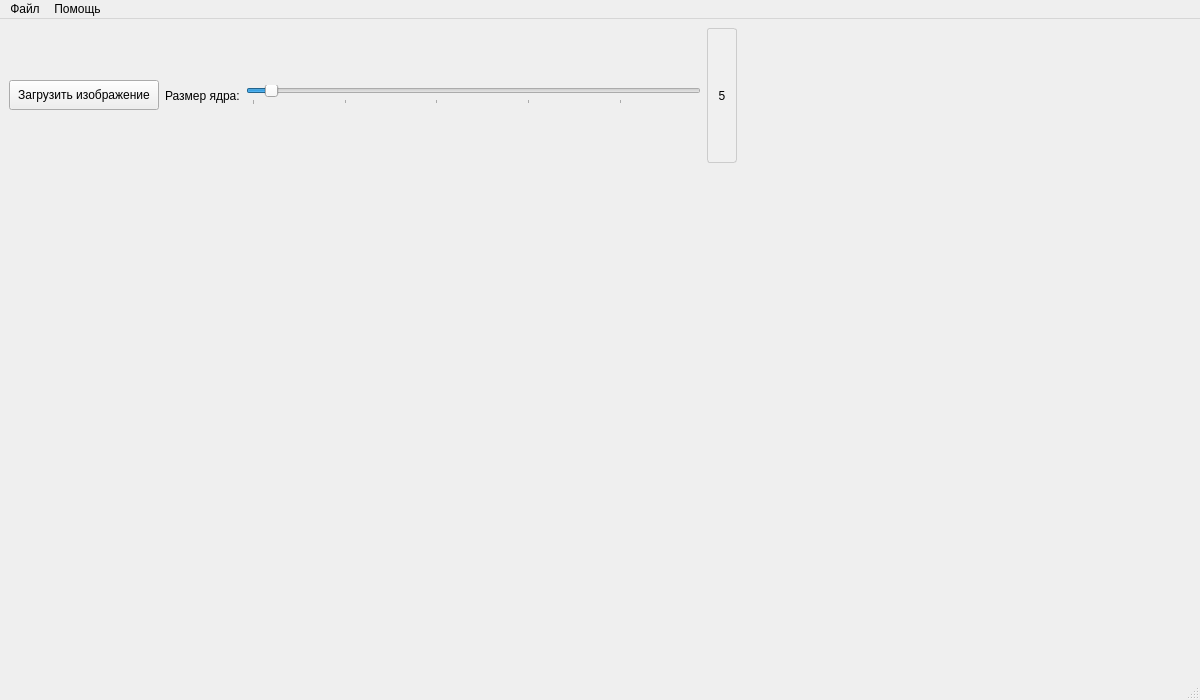
<?xml version="1.0" encoding="UTF-8"?>
<ui version="4.0">
 <class>MainWindow</class>
 <widget class="QMainWindow" name="MainWindow">
  <property name="geometry">
   <rect>
    <x>0</x>
    <y>0</y>
    <width>1200</width>
    <height>700</height>
   </rect>
  </property>
  <property name="windowTitle">
   <string>Свертка изображений с RGB ядром на GPU</string>
  </property>
  <widget class="QWidget" name="centralwidget">
   <layout class="QVBoxLayout" name="verticalLayout">
    <item>
     <layout class="QHBoxLayout" name="horizontalLayout">
      <item>
       <widget class="QPushButton" name="loadButton">
        <property name="text">
         <string>Загрузить изображение</string>
        </property>
        <property name="minimumSize">
         <size>
          <width>150</width>
          <height>30</height>
         </size>
        </property>
       </widget>
      </item>
      <item>
       <widget class="QLabel" name="label">
        <property name="text">
         <string>Размер ядра:</string>
        </property>
       </widget>
      </item>
      <item>
       <widget class="QSlider" name="kernelSizeSlider">
        <property name="minimum">
         <number>3</number>
        </property>
        <property name="maximum">
         <number>51</number>
        </property>
        <property name="singleStep">
         <number>2</number>
        </property>
        <property name="pageStep">
         <number>10</number>
        </property>
        <property name="value">
         <number>5</number>
        </property>
        <property name="orientation">
         <enum>Qt::Horizontal</enum>
        </property>
        <property name="tickPosition">
         <enum>QSlider::TicksBelow</enum>
        </property>
        <property name="tickInterval">
         <number>10</number>
        </property>
       </widget>
      </item>
      <item>
       <widget class="QLabel" name="kernelSizeLabel">
        <property name="minimumSize">
         <size>
          <width>30</width>
          <height>0</height>
         </size>
        </property>
        <property name="text">
         <string>5</string>
        </property>
        <property name="alignment">
         <set>Qt::AlignCenter</set>
        </property>
        <property name="styleSheet">
         <string notr="true">background-color: #f0f0f0; border: 1px solid #ccc; border-radius: 3px; padding: 2px;</string>
        </property>
       </widget>
      </item>
      <item>
       <spacer name="horizontalSpacer">
        <property name="orientation">
         <enum>Qt::Horizontal</enum>
        </property>
        <property name="sizeHint" stdset="0">
         <size>
          <width>40</width>
          <height>20</height>
         </size>
        </property>
       </spacer>
      </item>
     </layout>
    </item>
    <item>
     <widget class="QWidget" name="dockAreaContainer" native="true">
      <property name="minimumSize">
       <size>
        <width>0</width>
        <height>500</height>
       </size>
      </property>
      <layout class="QVBoxLayout" name="verticalLayout_2">
       <property name="leftMargin">
        <number>0</number>
       </property>
       <property name="topMargin">
        <number>0</number>
       </property>
       <property name="rightMargin">
        <number>0</number>
       </property>
       <property name="bottomMargin">
        <number>0</number>
       </property>
      </layout>
     </widget>
    </item>
   </layout>
  </widget>
  <widget class="QMenuBar" name="menubar">
   <property name="geometry">
    <rect>
     <x>0</x>
     <y>0</y>
     <width>1200</width>
     <height>22</height>
    </rect>
   </property>
   <widget class="QMenu" name="menuFile">
    <property name="title">
     <string>Файл</string>
    </property>
    <addaction name="actionLoadImage"/>
    <addaction name="separator"/>
    <addaction name="actionExit"/>
   </widget>
   <widget class="QMenu" name="menuHelp">
    <property name="title">
     <string>Помощь</string>
    </property>
    <addaction name="actionAbout"/>
   </widget>
   <addaction name="menuFile"/>
   <addaction name="menuHelp"/>
  </widget>
  <widget class="QStatusBar" name="statusbar"/>
  <action name="actionLoadImage">
   <property name="text">
    <string>Загрузить изображение</string>
   </property>
   <property name="shortcut">
    <string>Ctrl+O</string>
   </property>
  </action>
  <action name="actionExit">
   <property name="text">
    <string>Выход</string>
   </property>
   <property name="shortcut">
    <string>Ctrl+Q</string>
   </property>
  </action>
  <action name="actionAbout">
   <property name="text">
    <string>О программе</string>
   </property>
   <property name="shortcut">
    <string>F1</string>
   </property>
  </action>
 </widget>
 <resources/>
 <connections/>
</ui>
